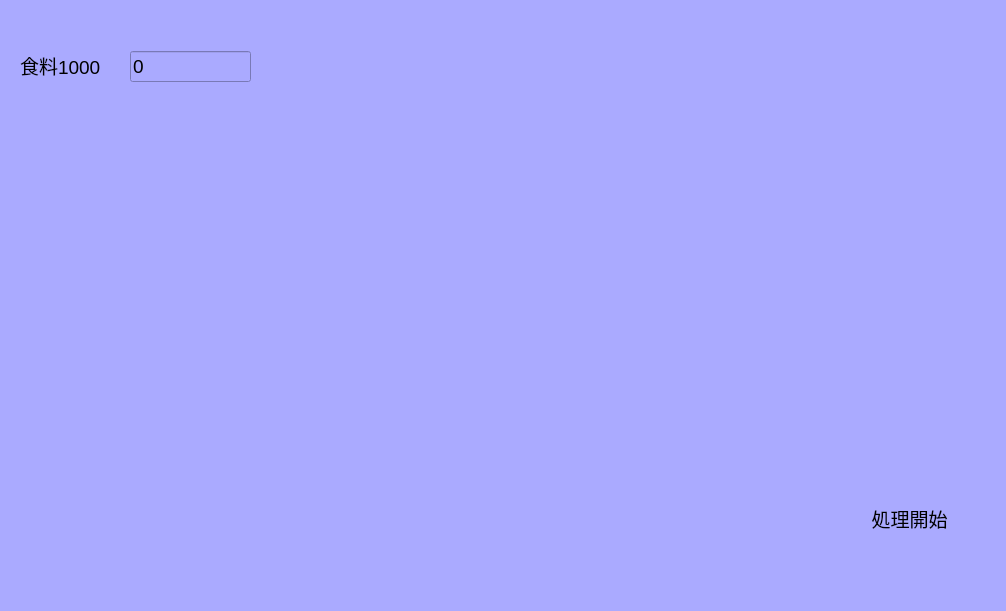
<?xml version="1.0" encoding="UTF-8"?>
<ui version="4.0">
 <class>MainWindow</class>
 <widget class="QMainWindow" name="MainWindow">
  <property name="geometry">
   <rect>
    <x>0</x>
    <y>0</y>
    <width>1006</width>
    <height>611</height>
   </rect>
  </property>
  <property name="windowTitle">
   <string>資源計算</string>
  </property>
  <property name="windowIcon">
   <iconset theme="call-start"/>
  </property>
  <property name="layoutDirection">
   <enum>Qt::RightToLeft</enum>
  </property>
  <property name="autoFillBackground">
   <bool>false</bool>
  </property>
  <property name="styleSheet">
   <string notr="true">background-color: rgb(170, 170, 255);</string>
  </property>
  <widget class="QWidget" name="centralwidget">
   <widget class="QPushButton" name="pushButton">
    <property name="geometry">
     <rect>
      <x>864</x>
      <y>503</y>
      <width>91</width>
      <height>31</height>
     </rect>
    </property>
    <property name="font">
     <font>
      <pointsize>14</pointsize>
     </font>
    </property>
    <property name="text">
     <string>処理開始</string>
    </property>
    <property name="checkable">
     <bool>false</bool>
    </property>
    <property name="autoRepeat">
     <bool>false</bool>
    </property>
    <property name="flat">
     <bool>true</bool>
    </property>
   </widget>
   <widget class="QLineEdit" name="lineEdit">
    <property name="geometry">
     <rect>
      <x>130</x>
      <y>51</y>
      <width>121</width>
      <height>31</height>
     </rect>
    </property>
    <property name="font">
     <font>
      <pointsize>14</pointsize>
     </font>
    </property>
    <property name="layoutDirection">
     <enum>Qt::RightToLeft</enum>
    </property>
    <property name="text">
     <string>0</string>
    </property>
   </widget>
   <widget class="QLabel" name="label">
    <property name="geometry">
     <rect>
      <x>20</x>
      <y>50</y>
      <width>81</width>
      <height>31</height>
     </rect>
    </property>
    <property name="font">
     <font>
      <pointsize>14</pointsize>
     </font>
    </property>
    <property name="text">
     <string>食料1000</string>
    </property>
   </widget>
  </widget>
  <widget class="QMenuBar" name="menubar">
   <property name="geometry">
    <rect>
     <x>0</x>
     <y>0</y>
     <width>1006</width>
     <height>22</height>
    </rect>
   </property>
  </widget>
 </widget>
 <resources/>
 <connections/>
</ui>
